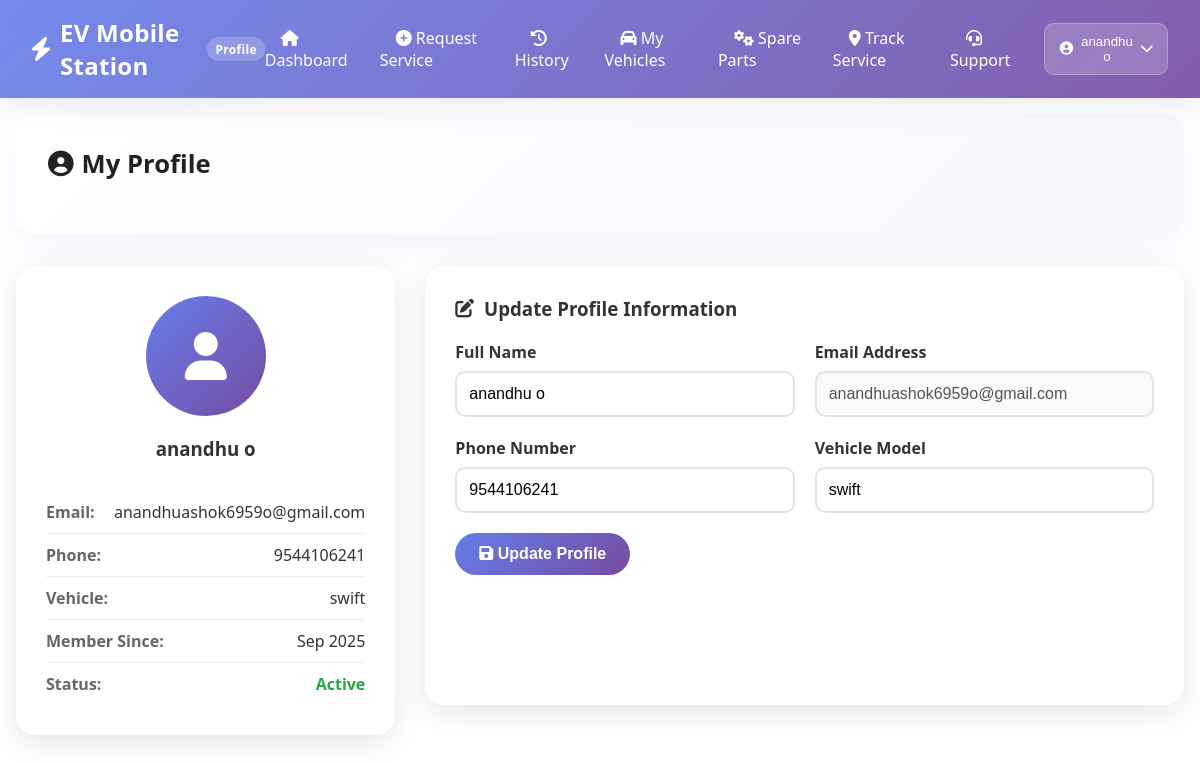
Screenshot of /profile.php (signed in) with the database file from the repository.
### tables this page shows
CREATE TABLE `users` (
  `id` int(11) NOT NULL,
  `username` varchar(50) NOT NULL,
  `email` varchar(100) NOT NULL,
  `password` varchar(255) NOT NULL,
  `full_name` varchar(100) NOT NULL,
  `phone` varchar(20) DEFAULT NULL,
  `vehicle_model` varchar(100) DEFAULT NULL,
  `vehicle_plate` varchar(20) DEFAULT NULL,
  `created_at` timestamp NOT NULL DEFAULT current_timestamp(),
  `updated_at` timestamp NOT NULL DEFAULT current_timestamp() ON UPDATE current_timestamp()
);

### config/database.php (called while the page is built, shortened)
<?php
class Database {
    private $host = 'localhost';
    private $db_name = 'ev_mobile_station';
    private $username = 'root';
    private $password = '';
    private $conn;
    private static $instance = null;
    public static function getInstance() {
        if (self::$instance === null) {
            self::$instance = new self();
        }
        return self::$instance;
    }
    public function getConnection() {
        if ($this->conn === null) {
            try {
                $this->conn = new PDO(
                    "mysql:host=" . $this->host . ";dbname=" . $this->db_name . ";charset=utf8mb4",
                    $this->username,
                    $this->password,
                    array(
                        PDO::ATTR_ERRMODE => PDO::ERRMODE_EXCEPTION,
                        PDO::ATTR_DEFAULT_FETCH_MODE => PDO::FETCH_ASSOC,
                        PDO::MYSQL_ATTR_INIT_COMMAND => "SET NAMES utf8mb4",
                        PDO::ATTR_PERSISTENT => false,
                        PDO::ATTR_EMULATE_PREPARES => false
                    )
                );
            } catch(PDOException $exception) {
                error_log("Database connection error: " . $exception->getMessage());
                throw new Exception("Database connection failed: " . $exception->getMessage());
            }
        }
        return $this->conn;
    }
    public function executeQuery($sql, $params = []) {
        try {
            $conn = $this->getConnection();
            $stmt = $conn->prepare($sql);
            $stmt->execute($params);
            return $stmt;
        } catch (Exception $e) {
            error_log("Query execution error: " . $e->getMessage());
            throw new Exception("Query execution failed: " . $e->getMessage());
        }
    }
}
?>

### includes/functions.php (called while the page is built, shortened)
<?php
require_once __DIR__ . '/../config/database.php';
class UserManager {
    private $db;
    public function __construct() {
        $this->db = Database::getInstance();
    }
    public function getUserById($id) {
        try {
            $sql = "SELECT id, username, email, full_name, phone, vehicle_model, vehicle_plate, created_at FROM users WHERE id = ?";
            $stmt = $this->db->executeQuery($sql, [$id]);
            return $stmt->fetch();
        } catch (Exception $e) {
            error_log("Get user error: " . $e->getMessage());
            return false;
        }
    }
}
?>

### profile.php (the view, shortened to what this page needs)
<?php
require_once 'includes/functions.php';
$user_id = (int)$_SESSION['user_id'];
$userManager = new UserManager();
$user = $userManager->getUserById($user_id);
?>
<!DOCTYPE html>
<html lang="en">
<head>
    <link rel="stylesheet" href="https://cdnjs.cloudflare.com/ajax/libs/font-awesome/6.0.0/css/all.min.css">
</head>
<body>
    <nav class="navbar">
        <div class="navbar-content">
            <a href="index.php" class="navbar-brand">
                <i class="fas fa-bolt"></i> EV Mobile Station
                <span class="brand-badge">Profile</span>
            </a>
            <ul class="navbar-nav">
                <li><a href="dashboard.php"><i class="fas fa-home"></i> Dashboard</a></li>
                <li><a href="request-service.php"><i class="fas fa-plus-circle"></i> Request Service</a></li>
                <li><a href="service-history.php"><i class="fas fa-history"></i> History</a></li>
                <li><a href="vehicles.php"><i class="fas fa-car"></i> My Vehicles</a></li>
                <li><a href="spares.php"><i class="fas fa-gears"></i> Spare Parts</a></li>
                <li><a href="track-service.php"><i class="fas fa-map-marker-alt"></i> Track Service</a></li>
                <li><a href="support.php"><i class="fas fa-headset"></i> Support</a></li>
                <li class="user-menu">
                    <button class="user-menu-toggle" onclick="toggleUserMenu()">
                        <i class="fas fa-user-circle"></i>
                        <?php echo htmlspecialchars($user['full_name'] ?? 'User'); ?>
                        <i class="fas fa-chevron-down"></i>
                    </button>
                </li>
            </ul>
        </div>
    </nav>
    <div class="main-content">
        <div class="welcome-section">
            <h1><i class="fas fa-user-circle"></i> My Profile</h1>
        </div>
        <div class="profile-grid">
            <div class="profile-card">
                <div class="profile-avatar">
                    <div class="avatar">
                        <i class="fas fa-user"></i>
                    </div>
                    <h3><?php echo htmlspecialchars($user['full_name'] ?? 'User'); ?></h3>
                </div>
                <div class="profile-info">
                    <div class="info-item">
                        <span class="info-label">Email:</span>
                        <span class="info-value"><?php echo htmlspecialchars($user['email'] ?? ''); ?></span>
                    </div>
                    <div class="info-item">
                        <span class="info-label">Phone:</span>
                        <span class="info-value"><?php echo htmlspecialchars($user['phone'] ?? ''); ?></span>
                    </div>
                    <div class="info-item">
                        <span class="info-label">Vehicle:</span>
                        <span class="info-value"><?php echo htmlspecialchars($user['vehicle_model'] ?? ''); ?></span>
                    </div>
                    <div class="info-item">
                        <span class="info-label">Member Since:</span>
                        <span class="info-value"><?php echo isset($user['created_at']) ? date('M Y', strtotime($user['created_at'])) : ''; ?></span>
                    </div>
                    <div class="info-item">
                        <span class="info-label">Status:</span>
                        <span class="info-value">
                            <span style="color: #28a745; font-weight: 600;">Active</span>
                        </span>
                    </div>
                </div>
            </div>
            <div class="form-section">
                <h3><i class="fas fa-edit"></i> Update Profile Information</h3>
                <form method="POST">
                    <div class="form-row">
                        <div class="form-group">
                            <label for="name">Full Name</label>
                            <input type="text" id="name" name="name" value="<?php echo htmlspecialchars($user['full_name'] ?? ''); ?>" required>
                        </div>
                        <div class="form-group">
                            <label for="email">Email Address</label>
                            <input type="email" id="email" name="email" value="<?php echo htmlspecialchars($user['email'] ?? ''); ?>" disabled>
                        </div>
                    </div>
                    <div class="form-row">
                        <div class="form-group">
                            <label for="phone">Phone Number</label>
                            <input type="tel" id="phone" name="phone" value="<?php echo htmlspecialchars($user['phone'] ?? ''); ?>" required>
                        </div>
                        <div class="form-group">
                            <label for="vehicle_model">Vehicle Model</label>
                            <input type="text" id="vehicle_model" name="vehicle_model" value="<?php echo htmlspecialchars($user['vehicle_model'] ?? ''); ?>" required>
                        </div>
                    </div>
                    <button type="submit" name="update_profile" class="btn btn-primary">
                        <i class="fas fa-save"></i> Update Profile
                    </button>
                </form>
            </div>
        </div>
    </div>
</body>
</html>

### profile.php (style rules this page uses)
* { margin: 0; padding: 0; box-sizing: border-box; }
body { font-family: 'Segoe UI', Tahoma, Geneva, Verdana, sans-serif; background: radial-gradient(1000px 500px at 10% -10%, #e6e9ff 0%, #ffffff 40%), radial-gradient(800px 400px at 110% 10%, #f5e6ff 0%, #ffffff 50%); color: #333; min-height: 100vh; }
.navbar { position: sticky; top: 0; background: linear-gradient(135deg, rgba(102,126,234,0.9) 0%, rgba(118,75,162,0.9) 100%); backdrop-filter: blur(8px); color: white; padding: 1rem 2rem; box-shadow: 0 8px 30px rgba(0,0,0,0.08); z-index: 1000; }
.navbar-content { display: flex; justify-content: space-between; align-items: center; width: 100%; margin: 0; }
.navbar-brand { font-size: 1.5rem; font-weight: bold; color: white; text-decoration: none; display: flex; align-items: center; gap: 0.6rem; letter-spacing: 0.3px; }
.brand-badge { font-size: 0.75rem; background: rgba(255,255,255,0.2); padding: 0.2rem 0.5rem; border-radius: 999px; }
.navbar-nav { display: flex; list-style: none; gap: 1rem; align-items: center; }
.navbar-nav a { color: white; text-decoration: none; transition: all 0.25s ease; padding: 0.5rem 1rem; border-radius: 8px; }
.user-menu { position: relative; }
.user-menu-toggle { background: rgba(255,255,255,0.18); border: 1px solid rgba(255,255,255,0.25); color: white; padding: 0.6rem 0.9rem; border-radius: 10px; cursor: pointer; display: flex; align-items: center; gap: 0.5rem; transition: all 0.25s ease; }
.main-content { width: 100%; max-width: none; margin: 1rem 0; padding: 0 1rem; }
.welcome-section { position: relative; background: linear-gradient(135deg, #ffffff 0%, #f6f7ff 100%); border-radius: 20px; padding: 2rem; min-height: 120px; margin-bottom: 2rem; box-shadow: 0 15px 40px rgba(102, 126, 234, 0.08); overflow: hidden; }
.welcome-section h1 { color: #222; margin: 0; font-size: 1.6rem; display:flex; align-items:center; gap:0.5rem; }
.profile-grid { display: grid; grid-template-columns: 1fr 2fr; gap: 30px; margin-bottom: 30px; }
.profile-card { background: rgba(255, 255, 255, 0.95); backdrop-filter: blur(10px); border-radius: 20px; padding: 30px; box-shadow: 0 8px 32px rgba(0, 0, 0, 0.1); }
.profile-avatar { text-align: center; margin-bottom: 30px; }
.avatar { width: 120px; height: 120px; border-radius: 50%; background: linear-gradient(135deg, #667eea, #764ba2); display: flex; align-items: center; justify-content: center; margin: 0 auto 20px; font-size: 48px; color: white; }
.info-item { display: flex; justify-content: space-between; padding: 10px 0; border-bottom: 1px solid #eee; }
.info-item:last-child { border-bottom: none; }
.info-label { font-weight: 600; color: #666; }
.info-value { color: #333; }
.form-section { background: rgba(255, 255, 255, 0.95); backdrop-filter: blur(10px); border-radius: 20px; padding: 30px; margin-bottom: 30px; box-shadow: 0 8px 32px rgba(0, 0, 0, 0.1); }
.form-section h3 { color: #333; margin-bottom: 20px; display: flex; align-items: center; gap: 10px; }
.form-group { margin-bottom: 20px; }
.form-group label { display: block; margin-bottom: 8px; color: #333; font-weight: 600; }
.form-group input, .form-group select, .form-group textarea { width: 100%; padding: 12px; border: 2px solid #e1e5e9; border-radius: 10px; font-size: 16px; transition: border-color 0.3s ease; }
.form-row { display: grid; grid-template-columns: 1fr 1fr; gap: 20px; }
.btn { padding: 12px 24px; border: none; border-radius: 25px; font-size: 16px; font-weight: 600; cursor: pointer; transition: all 0.3s ease; text-decoration: none; display: inline-block; text-align: center; }
.btn-primary { background: linear-gradient(135deg, #667eea, #764ba2); color: white; }

### rows the page displays
users: full_name "anandhu o", email "anandhuashok6959o@gmail.com", phone "9544106241", vehicle_model "swift", created_at "Sep 2025", name "anandhu o"
